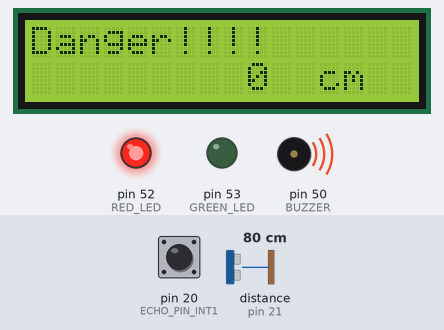
A sketch run on a simulated Arduino Mega 2560, built with avr-gcc and run on an emulated ATmega2560. Parts: 16×2 character LCD, output pins drawn as LEDs (lit = HIGH), buzzer (waves = sounding, pin HIGH). Wiring (inferred from the names in the program): ultrasonic range finder: trigger pin 51; echo pin 21. Inputs (shaded band) come from the test bench; at power-on: pin 20 (ECHO_PIN_INT1) HIGH, distance to the obstacle (sensor on pin 21) 80 cm. The echo pulse lasts 58.3 µs per cm; pins used as bus, display or sensor lines are not drawn; what the sketch prints to the serial monitor is not drawn.

Above: at 1.2 s.
1.3 s: pin 20 (ECHO_PIN_INT1) driven LOW
At 2.7 s:
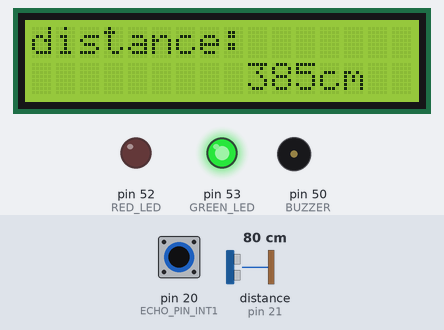
3.0 s: pin 20 (ECHO_PIN_INT1) pulsed HIGH 5 times (0.12 s each, 0.3 s apart)
At 4.0 s:
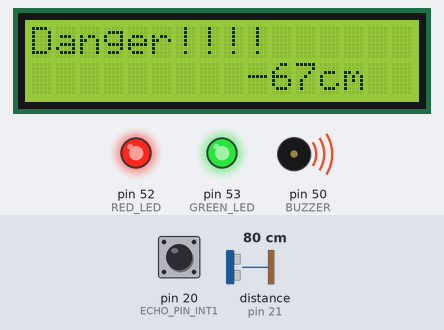
Timing chart, 0 to 6.0 s (numbered marks = the images above; inputs shaded):
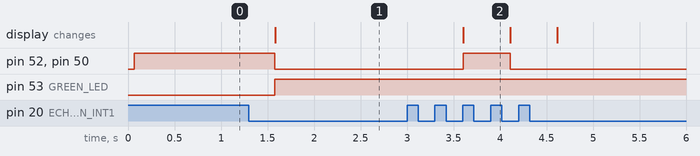

The sketch:

project1.ino
```cpp
/*
* Project 1
* CSC 460: Real Time Systems.
*
*/

//initial values and import library
#include <LiquidCrystal.h>
#define TRIGGER_PIN 51 // trig pin on the ultrasonic sensor attach to pin 51.
#define ECHO_PIN_INT0 21 // echo pin on the ultrasonic sensor attach to pin 20 and 21.
#define ECHO_PIN_INT1 20 // and will be used latter for interrupts.
#define MAX_DISTANCE 400 // Maximum distance we want to ping for (in centimeters). Maximum
#define RED_LED 52 // Red LED is connected to pin 52
#define GREEN_LED 53 // Green LED is connected to pin 53
#define BUZZER 50 // Buzzer is connected to pin 50

// sensor distance is rated at 400-500cm.
int distance_cm, distance_inches;
volatile long duration;
volatile unsigned long highTime;

LiquidCrystal lcd(4, 6, 10, 11, 12, 13);//lcd(RS,E,D4,D5,D6,D7)
unsigned int seconds = 0;


// setup the chip
void setup()
{
  Serial.begin(9600); // Initialize serial port
  lcd.begin(16, 2); //// set the position of the characters on the LCD as Line 2, Column 16

  pinMode(RED_LED, OUTPUT);// LED outputs
  pinMode(GREEN_LED, OUTPUT);

  // Initialize the digital pin as an output.
  pinMode(BUZZER, OUTPUT);

  pinMode(TRIGGER_PIN, OUTPUT);
  pinMode(ECHO_PIN_INT0, INPUT); // This pin will be used to watch for rising echo signal
  pinMode(ECHO_PIN_INT1, INPUT); // This pin will be used to watch for faling echo signal

  // Attach interrupt subroutines
  attachInterrupt(digitalPinToInterrupt(ECHO_PIN_INT0), echo_high, RISING);
  attachInterrupt(digitalPinToInterrupt(ECHO_PIN_INT1), echo_low, FALLING);
}
void loop() {// every iteration will get the distance and check the states, and wait 0.5s
  lcd.clear();
  lcd.setCursor(0, 0);
  // The sensor is triggered by a HIGH pulse of 10 or more microseconds.
  // Give a short LOW pulse beforehand to ensure a clean HIGH pulse:

  digitalWrite(TRIGGER_PIN, LOW);
  delayMicroseconds(5);
  digitalWrite(TRIGGER_PIN, HIGH);
  delayMicroseconds(10);
  digitalWrite(TRIGGER_PIN, LOW);
  // Convert the time into a distance
  distance_cm = (duration/2) / 29.1; // Divide by 29.1 or multiply by 0.0343
  distance_inches = (duration/2) / 74; // Divide by 74 or multiply by 0.0135
  // Display the distance value on the terminal connected to serial port
  // Go to Tools -> Serial Monitor and make sure it is set to 9600 baud

  if (distance_cm >= 30){// check state greater than 30cm
    digitalWrite(GREEN_LED, HIGH);// Green LED ON
    digitalWrite(RED_LED, LOW); // Red LED OFF
    digitalWrite(BUZZER, LOW); // Buzzer OFF

    lcd.print("distance:");
    lcd.setCursor(0, 1); // Move the cursor to Line 1, Column 0
    lcd.print(" "); // and clear any leftover text.


    }
  else if (distance_cm < 30 && distance_cm > 10){// between 10 and 30
    digitalWrite(RED_LED, HIGH); // Red LED ON
    digitalWrite(GREEN_LED, LOW);// Green LED OFF
    digitalWrite(BUZZER, LOW); // Buzzer OFF

    lcd.print("distance:");
    lcd.setCursor(0, 1); // Move the cursor to Line 1, Column 0
    lcd.print(" "); // and clear any leftover text.
  } else{// less than 10
    digitalWrite(BUZZER, HIGH); // Buzzer ON
    digitalWrite(RED_LED, HIGH); // Red LED ON

    lcd.print("Danger!!!!");
    lcd.setCursor(0, 1); // Move the cursor to Line 1, Column 0
    lcd.print(" "); // and clear any leftover text.
  }

  lcd.setCursor(9, 1); // Move the cursor to Line 1, Column 9
  lcd.print(distance_cm); // and print the time in seconds
  lcd.setCursor(12, 1); // Move the cursor to Line 1, Column 12
  lcd.print("cm"); // and print sec

  Serial.print("Distance = ");// output for debug
  Serial.print(distance_cm);
  Serial.println(" cm"); // println gives a new line afterword


  delay(500);
}
// sensor distance function
void echo_high() {
  highTime = micros();
}
void echo_low() {
  duration = micros()-highTime;
  highTime = 0;
}
```

Measured:
- after the input at 1.3 s, pin 52 (RED_LED), pin 50 (BUZZER): HIGH → LOW after 0.28 s; pin 53 (GREEN_LED): LOW → HIGH after 0.28 s; the display: changes after 0.28 s (image 1)
- after the input at 3.0 s, pin 52 (RED_LED), pin 50 (BUZZER): LOW → HIGH after 0.60 s, → LOW 0.51 s later; the display: changes after 0.61 s (image 2)
